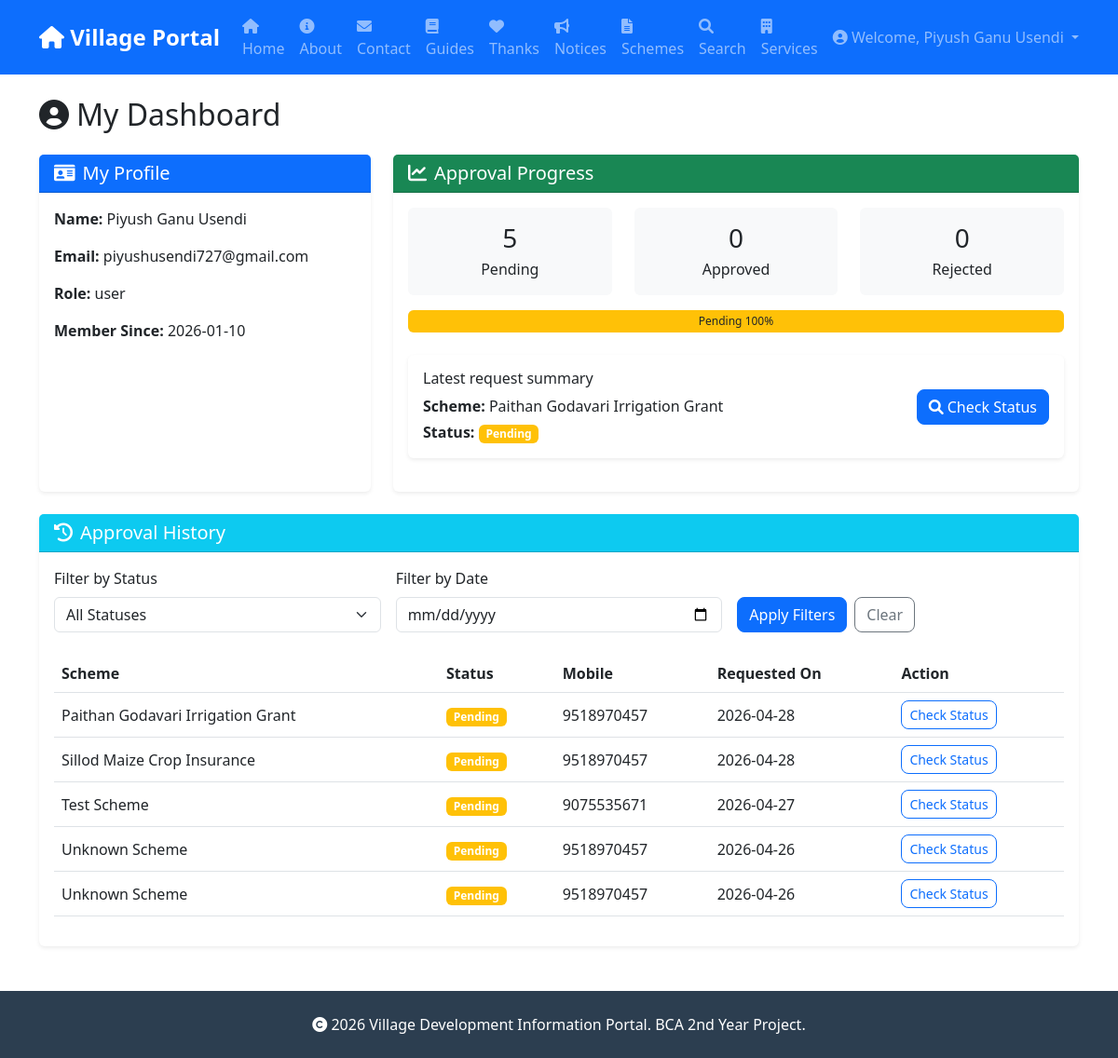
Screenshot of /user/dashboard (signed in) with the database file from the repository.
### tables this page shows
CREATE TABLE users (
            id INTEGER PRIMARY KEY AUTOINCREMENT,
            name TEXT NOT NULL,
            email TEXT UNIQUE NOT NULL,
            password_hash TEXT NOT NULL,
            role TEXT NOT NULL,
            created_at TIMESTAMP DEFAULT CURRENT_TIMESTAMP
        , theme_preference TEXT DEFAULT 'light', location TEXT);

CREATE TABLE schemes (
            id INTEGER PRIMARY KEY AUTOINCREMENT,
            title TEXT NOT NULL,
            description TEXT,
            department TEXT,
            eligibility TEXT,
            benefits TEXT,
            apply_link TEXT,
            published_on TIMESTAMP DEFAULT CURRENT_TIMESTAMP
        , location TEXT DEFAULT "All");

CREATE TABLE beneficiaries (
            id INTEGER PRIMARY KEY AUTOINCREMENT,
            name TEXT NOT NULL,
            age INTEGER,
            gender TEXT,
            scheme_id INTEGER,
            mobile TEXT,
            status TEXT DEFAULT 'Pending',
            registered_on TIMESTAMP DEFAULT CURRENT_TIMESTAMP
        , user_id INTEGER, dob TEXT, aadhaar TEXT);

### app.py (the view)
@app.route('/user/dashboard')
@login_required
def user_dashboard():
    status_filter = request.args.get('status', '')
    date_filter = request.args.get('date', '')
    conn = get_db()
    cursor = conn.cursor()
    cursor.execute('SELECT * FROM users WHERE id = ?', (current_user.id,))
    user = cursor.fetchone()
    query = '''
        SELECT b.*, s.title AS scheme_name
        FROM beneficiaries b
        LEFT JOIN schemes s ON b.scheme_id = s.id
        WHERE b.user_id = ?
    '''
    params = [current_user.id]
    if status_filter:
        query += ' AND b.status = ?'
        params.append(status_filter)
    if date_filter:
        query += ' AND DATE(b.registered_on) = ?'
        params.append(date_filter)
    query += ' ORDER BY b.registered_on DESC'
    cursor.execute(query, tuple(params))
    history = cursor.fetchall()
    status_counts = {'Pending': 0, 'Approved': 0, 'Rejected': 0}
    for row in history:
        status = row['status'] or 'Pending'
        if status not in status_counts:
            status_counts[status] = 0
        status_counts[status] += 1
    conn.close()
    return render_template('user_dashboard.html', user=user, history=history, status_counts=status_counts, status_filter=status_filter, date_filter=date_filter)

### app.py (called while the page is built)
def get_db():
    db_path = app.config.get('DATABASE', 'database.db')
    conn = sqlite3.connect(db_path)
    conn.row_factory = sqlite3.Row
    return conn

@login_manager.user_loader
def load_user(user_id):
    conn = get_db()
    cursor = conn.cursor()
    cursor.execute('SELECT * FROM users WHERE id = ?', (user_id,))
    user = cursor.fetchone()
    conn.close()
    if user:
        return User(user['id'], user['name'], user['email'], user['role'], dict(user).get('location'))
    return None

### templates/user_dashboard.html (shortened to what this page needs)
{% extends "base.html" %}
{% block content %}
<h2 class="mb-4"><i class="fas fa-user-circle me-2"></i>My Dashboard</h2>
<div class="row">
    <div class="col-lg-4 mb-4">
        <div class="card shadow-sm h-100">
            <div class="card-header bg-primary text-white">
                <h5 class="mb-0"><i class="fas fa-id-card me-2"></i>My Profile</h5>
            </div>
            <div class="card-body">
                <p><strong>Name:</strong> {{ user.name }}</p>
                <p><strong>Email:</strong> {{ user.email }}</p>
                <p><strong>Role:</strong> {{ user.role }}</p>
                <p><strong>Member Since:</strong> {{ user.created_at[:10] if user.created_at else 'N/A' }}</p>
            </div>
        </div>
    </div>
    <div class="col-lg-8 mb-4">
        <div class="card shadow-sm h-100">
            <div class="card-header bg-success text-white">
                <h5 class="mb-0"><i class="fas fa-chart-line me-2"></i>Approval Progress</h5>
            </div>
            <div class="card-body">
                <div class="row text-center">
                    <div class="col-md-4 mb-3">
                        <div class="p-3 bg-light rounded">
                            <h3 class="mb-1">{{ status_counts.Pending }}</h3>
                            <p class="mb-0">Pending</p>
                        </div>
                    </div>
                    <div class="col-md-4 mb-3">
                        <div class="p-3 bg-light rounded">
                            <h3 class="mb-1">{{ status_counts.Approved }}</h3>
                            <p class="mb-0">Approved</p>
                        </div>
                    </div>
                    <div class="col-md-4 mb-3">
                        <div class="p-3 bg-light rounded">
                            <h3 class="mb-1">{{ status_counts.Rejected }}</h3>
                            <p class="mb-0">Rejected</p>
                        </div>
                    </div>
                </div>
                <div class="progress" style="height: 24px;">
                    {% set total = status_counts.Pending + status_counts.Approved + status_counts.Rejected %}
                    {% if total == 0 %}
                    <div class="progress-bar bg-secondary w-100">No requests yet</div>
                    {% else %}
                    {% if status_counts.Pending > 0 %}
                    <div class="progress-bar bg-warning text-dark" role="progressbar"
                        style="width: {{ (status_counts.Pending / total * 100) | int }}%">
                        Pending {{ (status_counts.Pending / total * 100) | int }}%
                    </div>
                    {% endif %}
                    {% endif %}
                </div>
                {% if history %}
                {% set latest = history[0] %}
                <div class="mt-4 p-3 bg-white rounded shadow-sm">
                    <div
                        class="d-flex flex-column flex-lg-row justify-content-between align-items-start align-items-lg-center gap-3">
                        <div>
                            <h6 class="mb-2">Latest request summary</h6>
                            <p class="mb-1"><strong>Scheme:</strong> {{ latest.scheme_name or 'Unknown Scheme' }}</p>
                            <p class="mb-0"><strong>Status:</strong>
                                <span
                                    class="badge bg-{{ 'success' if latest.status == 'Approved' else 'warning' if latest.status == 'Pending' else 'danger' }}">
                                    {{ latest.status }}
                                </span>
                            </p>
                        </div>
                        {% if latest.scheme_id %}
                        <a href="{{ url_for('request_scheme', scheme_id=latest.scheme_id) }}" class="btn btn-primary">
                            <i class="fas fa-search me-1"></i>Check Status
                        </a>
                        {% else %}
                        <button class="btn btn-primary" disabled title="Scheme information unavailable">
                            <i class="fas fa-search me-1"></i>Check Status
                        </button>
                        {% endif %}
                    </div>
                </div>
                {% endif %}
            </div>
        </div>
    </div>
</div>
<div class="card shadow-sm">
    <div class="card-header bg-info text-white">
        <h5 class="mb-0"><i class="fas fa-history me-2"></i>Approval History</h5>
    </div>
    <div class="card-body">
        <form method="get" action="{{ url_for('user_dashboard') }}" class="row g-3 mb-4">
            <div class="col-md-4">
                <label for="status" class="form-label">Filter by Status</label>
                <select class="form-select" id="status" name="status">
                    <option value="" {% if not status_filter %}selected{% endif %}>All Statuses</option>
                </select>
            </div>
            <div class="col-md-4">
                <label for="date" class="form-label">Filter by Date</label>
                <input type="date" class="form-control" id="date" name="date" value="{{ date_filter }}">
            </div>
            <div class="col-md-4 d-flex align-items-end">
                <button type="submit" class="btn btn-primary me-2">Apply Filters</button>
                <a href="{{ url_for('user_dashboard') }}" class="btn btn-outline-secondary">Clear</a>
            </div>
        </form>
        {% if history %}
        <div class="table-responsive">
            <table class="table table-hover align-middle">
                <thead>
                    <tr>
                        <th>Scheme</th>
                        <th>Status</th>
                        <th>Mobile</th>
                        <th>Requested On</th>
                        <th>Action</th>
                    </tr>
                </thead>
                <tbody>
                    {% for item in history %}
                    <tr>
                        <td>{{ item.scheme_name or 'Unknown Scheme' }}</td>
                        <td>
                            <span
                                class="badge bg-{{ 'success' if item.status == 'Approved' else 'warning' if item.status == 'Pending' else 'danger' }}">
                                {{ item.status }}
                            </span>
                        </td>
                        <td>{{ item.mobile or 'N/A' }}</td>
                        <td>{{ item.registered_on[:10] if item.registered_on else 'N/A' }}</td>
                        <td>
                            {% if item.scheme_id %}
                            <a href="{{ url_for('request_scheme', scheme_id=item.scheme_id) }}"
                                class="btn btn-sm btn-outline-primary">
                                Check Status
                            </a>
                            {% else %}
                            <button class="btn btn-sm btn-outline-secondary" disabled
                                title="Scheme information unavailable">
                                Check Status
                            </button>
                            {% endif %}
                        </td>
                    </tr>
                    {% endfor %}
                </tbody>
            </table>
        </div>
        {% else %}
        <div class="alert alert-info text-center">
            <h5><i class="fas fa-info-circle me-2"></i>No request history found</h5>
            <p class="mb-0">Submit a scheme request to begin tracking your approval progress.</p>
        </div>
        {% endif %}
    </div>
</div>
{% endblock %}

### templates/base.html (shortened to what this page needs)
<!DOCTYPE html>
<html lang="en">
<head>
    <link href="https://cdn.jsdelivr.net/npm/bootstrap@5.3.0/dist/css/bootstrap.min.css" rel="stylesheet">
    <link rel="stylesheet" href="https://cdnjs.cloudflare.com/ajax/libs/font-awesome/6.0.0/css/all.min.css">
</head>
<body>
    <nav class="navbar navbar-expand-lg navbar-dark bg-primary sticky-top">
        <div class="container">
            <a class="navbar-brand" href="/">
                <i class="fas fa-home"></i> Village Portal
            </a>
            <div class="collapse navbar-collapse" id="navbarNav">
                <ul class="navbar-nav me-auto">
                    <li class="nav-item">
                        <a class="nav-link" href="/">
                            <i class="fas fa-house"></i> Home
                        </a>
                    </li>
                    <li class="nav-item">
                        <a class="nav-link" href="/about">
                            <i class="fas fa-info-circle"></i> About
                        </a>
                    </li>
                    <li class="nav-item">
                        <a class="nav-link" href="/contact">
                            <i class="fas fa-envelope"></i> Contact
                        </a>
                    </li>
                    <li class="nav-item">
                        <a class="nav-link" href="/documentation">
                            <i class="fas fa-book"></i> Guides
                        </a>
                    </li>
                    <li class="nav-item">
                        <a class="nav-link" href="/acknowledgements">
                            <i class="fas fa-heart"></i> Thanks
                        </a>
                    </li>
                    <li class="nav-item">
                        <a class="nav-link" href="/notices">
                            <i class="fas fa-bullhorn"></i> Notices
                        </a>
                    </li>
                    <li class="nav-item">
                        <a class="nav-link" href="/schemes">
                            <i class="fas fa-file-alt"></i> Schemes
                        </a>
                    </li>
                    <li class="nav-item">
                        <a class="nav-link" href="/search">
                            <i class="fas fa-search"></i> Search
                        </a>
                    </li>
                    <li class="nav-item">
                        <a class="nav-link" href="/services">
                            <i class="fas fa-building"></i> Services
                        </a>
                    </li>
                </ul>
                <ul class="navbar-nav">
                    {% if current_user.is_authenticated %}
                    <li class="nav-item dropdown">
                        <a class="nav-link dropdown-toggle" href="#" id="userDropdown" role="button"
                            data-bs-toggle="dropdown" aria-expanded="false">
                            <i class="fas fa-user-circle"></i> Welcome, {{ current_user.name }}
                        </a>
                    </li>
                    {% endif %}
                </ul>
            </div>
        </div>
    </nav>
    <div class="container mt-4">
        {% block content %}{% endblock %}
    </div>
    <footer class="footer bg-dark text-white py-4 mt-5">
        <div class="container text-center">
            <p class="mb-0">
                <i class="fas fa-copyright"></i> 2026 Village Development Information Portal.
                BCA 2nd Year Project.
            </p>
        </div>
    </footer>
</body>
</html>

### templates/base.html (style rules this page uses)
.navbar-brand { font-weight: bold; font-size: 1.5rem; }
.card { margin-bottom: 20px; border: none; box-shadow: 0 2px 10px rgba(0, 0, 0, 0.1); }
.footer { margin-top: 50px; background: #2c3e50 !important; }
.btn { border-radius: 8px; }
.nav-link { font-weight: 500; }

### rows the page displays
users: name "Piyush Ganu Usendi", email "piyushusendi727@gmail.com", role "user", created_at "2026-01-10"
schemes: title "Paithan Godavari Irrigation Grant"
beneficiaries: status "Pending", title "Paithan Godavari Irrigation Grant", mobile "9518970457", registered_on "2026-04-28"
beneficiaries: title "Sillod Maize Crop Insurance", status "Pending", mobile "9518970457", registered_on "2026-04-28"
beneficiaries: title "Test Scheme", status "Pending", mobile "9075535671", registered_on "2026-04-27"
beneficiaries: scheme_name "Unknown Scheme", status "Pending", mobile "9518970457", registered_on "2026-04-26"
beneficiaries: scheme_name "Unknown Scheme", status "Pending", mobile "9518970457", registered_on "2026-04-26"

### other values shown
{{ status_counts.Pending }} "5"
{{ status_counts.Approved }} "0"
{{ status_counts.Rejected }} "0"
{{ (status_counts.Pending / total * 100) | int }} "100"
